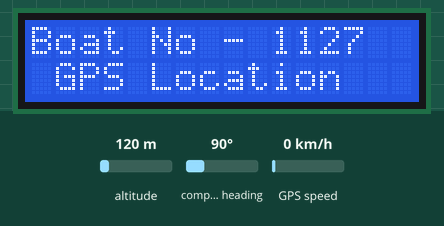
A sketch run on a simulated Arduino Uno, built with avr-gcc and run on an emulated ATmega328P. On the bench: 16×2 character LCD. The test bench sets the inputs (shaded band); at power-on: altitude 120 m, compass heading 90°, GPS speed 0 km/h. The GPS gets a fix after 3 s at 37.7749, -122.4194 with 8 satellites.

Above: at 0.1 s.
At 6.1 s:
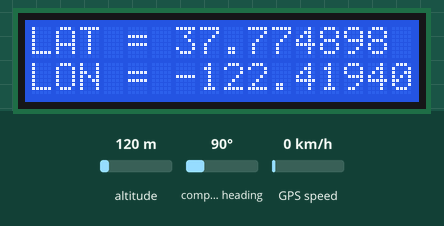

The sketch:

lcdgps.ino
```cpp
#include <SoftwareSerial.h>

#include <TinyGPS.h>
#include <LiquidCrystal.h>
#include <EEPROM.h>

TinyGPS gps;
SoftwareSerial ss(5,4);   //Rx,Tx;  Rx(5)-> Tx(GPS), Tx(4)->Rx(GPS)


const int rs = 12, en = 11, d4 =10 , d5 = 9, d6 = 8, d7 = 7;
LiquidCrystal lcd(rs, en, d4, d5, d6, d7);

int i;


float lat, lng;
static char lat1[8];
static char lng1[8];


void setup()
{

  Serial.begin(9600);
  ss.begin(9600);
    lcd.begin(16,2);
  lcd.setCursor(0,0);
   lcd.print("Boat No - 1127");
  lcd.setCursor(0,1);
  lcd.print(" GPS Location");
   delay(5000);
  lcd.noDisplay();

 }


void loop()
{
  B:
   lcd.display();
  bool newData = false;
  unsigned long chars;
  unsigned short sentences, failed;

  for (unsigned long start = millis(); millis() - start < 1000;)
  {
    while (ss.available())
    {
      char c = ss.read();
      if (gps.encode(c))
        newData = true;
    }
  }

  if (newData)
  {
    float flat, flon;
    unsigned long age;
    gps.f_get_position(&flat, &flon, &age);

    lcd.setCursor (0,0);
    lcd.print("LAT = ");
    lcd.print(flat == TinyGPS::GPS_INVALID_F_ANGLE ? 0.0 : flat, 6);
    lcd.print(" ");

    lcd.setCursor(0, 1);
    lcd.print("LON = ");
    lcd.print(flon == TinyGPS::GPS_INVALID_F_ANGLE ? 0.0 : flon, 6);
    lcd.print(" ");

    lat = flat;
    lng = flon;
  }

  dtostrf(lat,7, 6, lat1);
  dtostrf(lng,7, 6, lng1);


}
```
